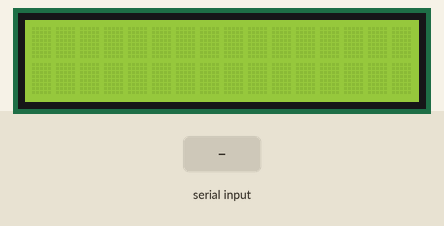
The sketch below on a simulated Arduino Uno, built with avr-gcc and run on an emulated ATmega328P. On the bench: 16×2 character LCD. The inputs (shaded band) are chosen by the test bench.

Above: at 1.2 s.
1.3 s: byte 176 (176) received over Serial
2.9 s: byte 194 (194) received over Serial
At 3.9 s:
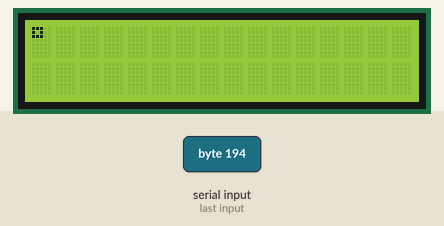
4.5 s: "1" received over Serial
At 5.1 s:
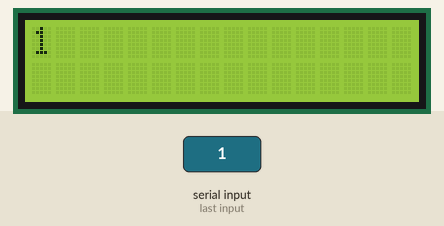
6.1 s: "0" received over Serial
At 7.5 s:
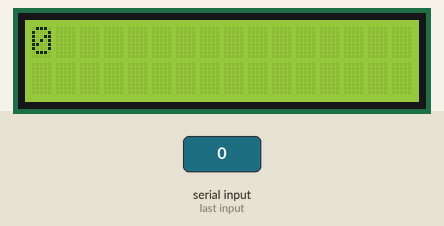
Timing chart, 0 to 8.7 s (numbered marks = the images above; inputs shaded):
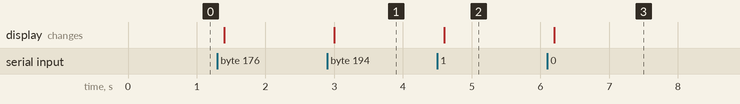

Measured:
- after the input at 2.9 s, the display: changes after 0.10 s (image 1)
- after the input at 4.5 s, the display: changes after 0.10 s (image 2)
- after the input at 6.1 s, the display: changes after 0.10 s (image 3)

The sketch:

SerialDisplay.ino
```cpp
///
/// Example Serial payload: `CPU: 42°C\GPU: 62°C`
/// Will render to (`\` is interpretted as newline):
///
/// CPU: 42°C
/// GPU: 62°C
///
#include <LiquidCrystal.h>

const int rs = 12, en = 11, d4 = 5, d5 = 4, d6 = 3, d7 = 2;
LiquidCrystal lcd(rs, en, d4, d5, d6, d7);

void setup() {
  lcd.begin(16, 2);
  Serial.begin(9600);
}

bool ignoreNextFlag = false;

void loop() {
  if (Serial.available()) {
    delay(100);

    lcd.setCursor(0, 0);
    lcd.clear();

    while (Serial.available() > 0) {
      int v = Serial.read();

      // For debugging:
      // char str[20];
      // sprintf(str, "%d", v);
      // Serial.write(str);
      // Serial.write("\n");

      if (ignoreNextFlag && v == 176) {
        ignoreNextFlag = false;
      } else if (v == 194) {
        lcd.write(B11011111);
        ignoreNextFlag = true;
      } else if (v == 92) {
        lcd.setCursor(0, 1);
      } else {
        lcd.write(v);
      }
    }
  }
}
```
